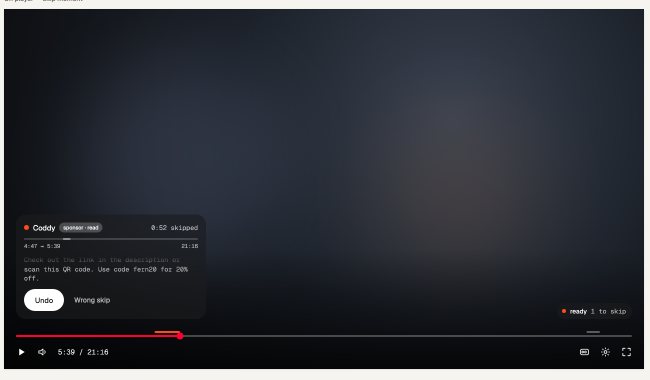
#> input picture design/reference/mock-board1.png, 1300 x 760 px (shown at 1/2 size)
$ python optimize.py ../../design/reference/mock-board1.png
#> lines starting #> are read from the running program, lines starting #| are printed output that depends on the picture
#!/usr/bin/env python3
"""Keep each mockup PNG under LIMIT bytes: saved as is when it fits, else palette-quantized (fewer colors until it
fits). Prints one line per file. Needs Pillow."""
import os
import sys

from PIL import Image

LIMIT = 300 * 1024

for path in sys.argv[1:]:
    img = Image.open(path).convert("RGB")
#> img is the input picture: PIL image 1300x760 RGB; mean R, G, B 48.5, 51.5, 58.2
    img.save(path, optimize=True)
    how = "as is"
    for colors in (256, 192, 128, 96, 64):
        if os.path.getsize(path) <= LIMIT:
            break
        img.quantize(colors=colors, method=Image.Quantize.MEDIANCUT, dither=Image.Dither.FLOYDSTEINBERG).save(path, optimize=True)
        how = f"{colors} colors"
#> this loop made 2 passes
#> pass 1, `img.quantize(colors=colors, method=Image.Quantize.MEDIANCUT, dither=Im..`:
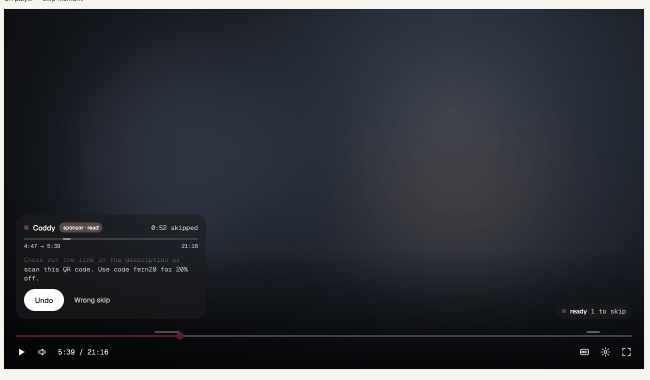
#> saved as mock-board1.png: PIL image 1300x760 P (shown at 1/2 size); mean R, G, B 48.2, 51.6, 58.3
    print(f"{os.path.relpath(path)}: {img.width}x{img.height}, {os.path.getsize(path) / 1024:.0f} KB ({how})"
          + ("" if os.path.getsize(path) <= LIMIT else "  OVER LIMIT"))
#| ../../design/reference/mock-board1.png: 1300x760, 200 KB (256 colors)
